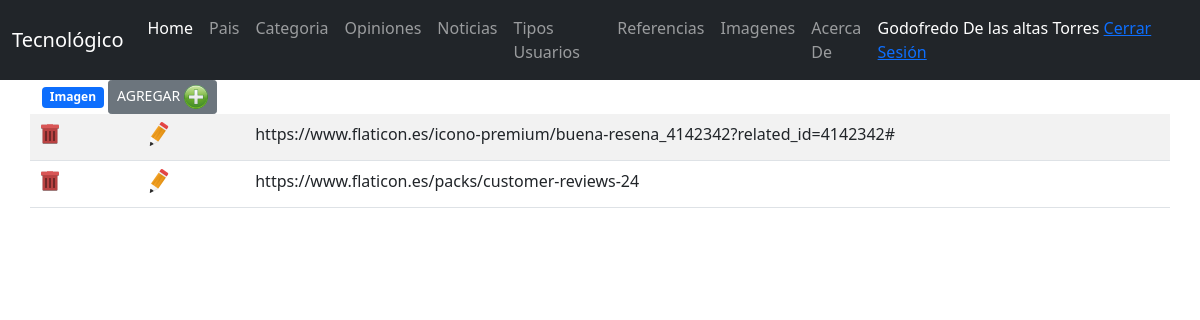
The app's page /admin/imagen.php (signed in) with its own data.
### tables this page shows
CREATE TABLE `imagen` (
  `IdImagen` int(11) NOT NULL,
  `Url` text NOT NULL
);

### class/classBD.php (called while the page is built, shortened)
<?php
class BaseDatos
{ var $conexion;
    function conexion()
    { $this->conexion=mysqli_connect("localhost", "noticias", '1234','noticias');
    }
    function consulta($query)
    { $this->conexion();
        $bloque=mysqli_query($this->conexion,$query);
        return $bloque;
    }
    function obteArreglo($query){
        $bloque=$this->consulta($query);
        $datos=array();
        foreach ($bloque as $renglon){
            array_push($datos, $renglon);
        }
            return $datos;
    }
}
?>

### class/classImagen.php (the view, shortened to what this page needs)
<?php
include "ClassBD.php";
class Imagen extends BaseDatos{
	function __construct($accion)
	{
		echo $this->procesa($accion);
	}
	function procesa($accion)
	{
		$resultado ="";
		switch ($accion) {
			case 'list':
				$tmp = $this->obteArreglo("SELECT * FROM Imagen order by Url;");
				$resultado.='
				<div class="container">
					<div class="row">
						<div class="col-12">
							<span class="badge bg-primary">Imagen</span>
							<a class="btn btn-sm btn-secondary" href="imagen.php?accion=nuevo"> AGREGAR <img src="../images/agregar.png" /> </a>
						</div>
					</div>
					<div class="row">
						<table class="table table-hover table-striped"';
							foreach ($tmp as $registro) {
								$resultado .='<tr>';
								$resultado .='<td class="col-md-1">'.$this->crearIcono("delete",$registro['IdImagen'],"borrar.png").'<td>';
								$resultado .='<td class="col-md-1">'.$this->crearIcono("formEdit",$registro['IdImagen'],"editar.png").'<td>';
								$resultado .='<td class="col-md-10">'.$registro['Url'].'</td>';
								$resultado .='</tr>';
							}
							$resultado .='</table></div> </div></div>';
				break;
		}
		return $resultado;
	}
	function crearIcono($acc,$reg,$imag)
	{
		$html='<form method="post">
		<input type="hidden" name="accion" value="'.$acc.'" />
		<input type="hidden" name="Id" value="'.$reg.'" />
		<input type="image" src="../images/'.$imag.'" />
		</form>';
		return $html;
	}
}
$oImagen = new Imagen(isset($_REQUEST['accion'])?$_REQUEST['accion']:'list');
?>

### records on screen
imagen: Url "https://www.flaticon.es/icono-premium/buena-resena_4142342?related_id=4142342#"
imagen: Url "https://www.flaticon.es/packs/customer-reviews-24"

### other values on screen
$_SESSION['Nombre'] "Godofredo De las altas Torres"
